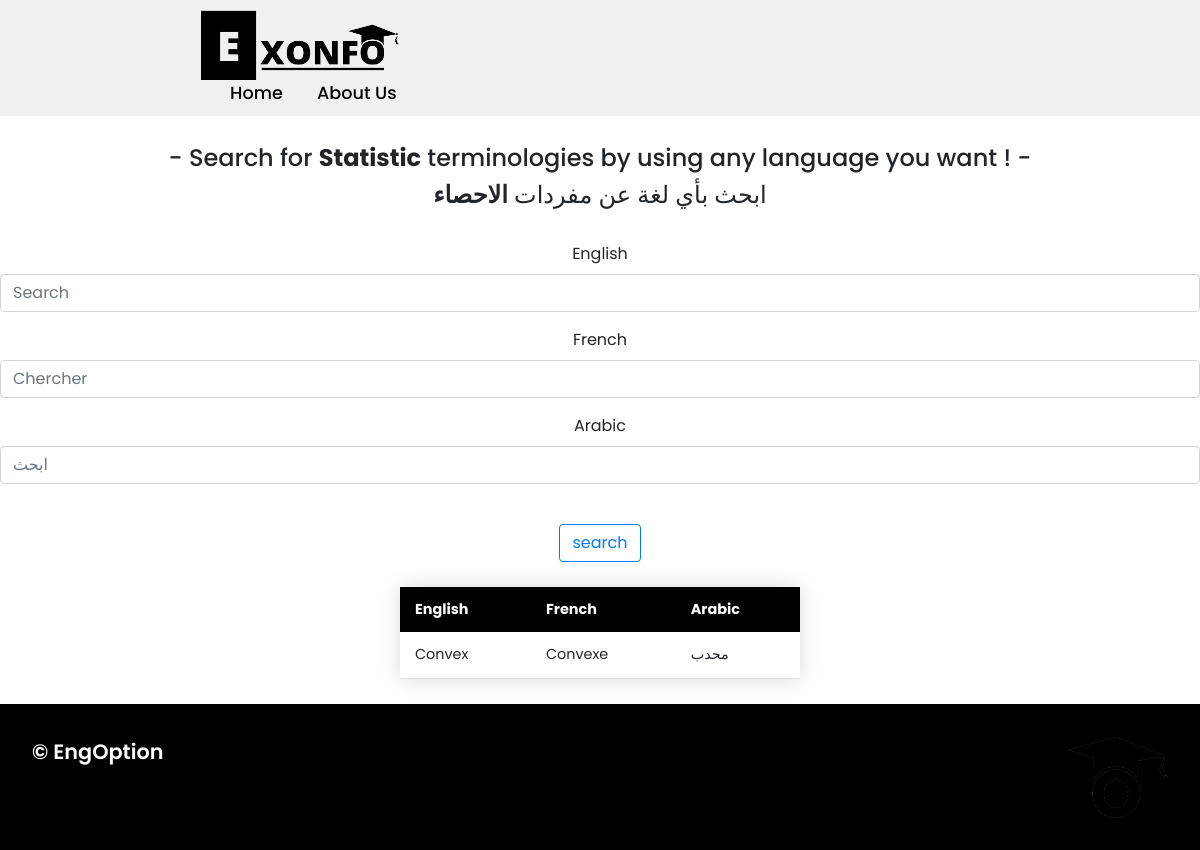
The app's page /math/statistic/, older data.
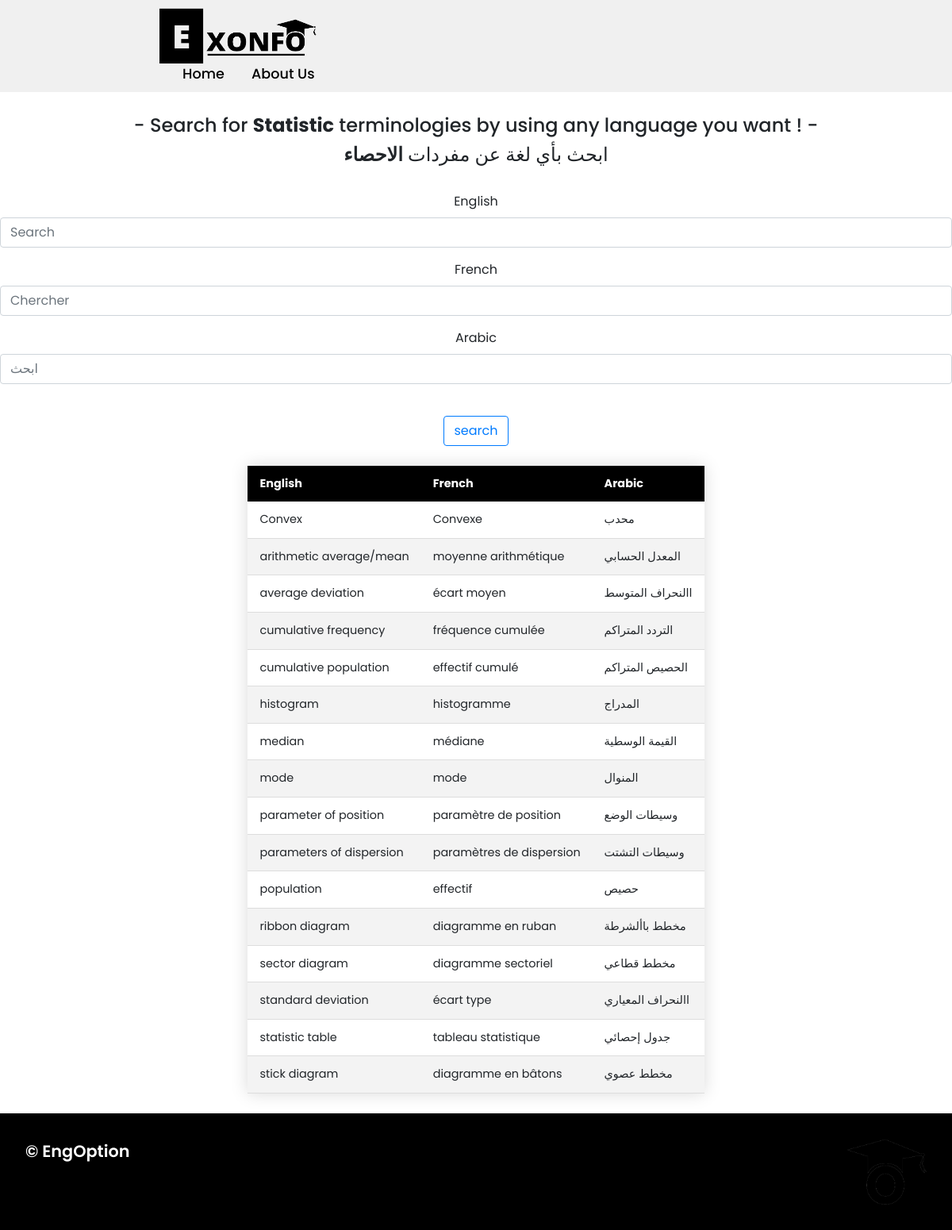
The same page, newer data.
### app/models.py (models this page shows, shortened)
class MathWord(models.Model):
    fields = [
        ('General','General'),
        ('Sets and calculus','Sets and calculus'),
        ('Plane Geometry','Plane Geometry'),
        ('Spatial Geometry','Spatial Geometry'),
        ('Trigonometry','Trigonometry'),
        ('Statistics','Statistics'),
        ('Algebra','Algebra'),
        ('Probability','Probability'),
    ]
    english = models.CharField(max_length=100)
    french = models.CharField(max_length=100)
    arabic = models.CharField(max_length=100)
    field = models.CharField(max_length=100,null=True,blank=True,choices=fields)

### app/views.py (the view)
# urls.py: path('math/statistic/',math_statistic,name="math_statistic"),
def math_statistic(request):
    statistic_words = MathWord.objects.all().filter(field='Statistics')
    filter = OrderFilter(request.GET,queryset=statistic_words)
    statistic_words = filter.qs
    context = {
        'math_statistic_words':statistic_words,
        'filter':filter,
    }
    return render(request,'math/statistic.html',context)

### app/templates/math/statistic.html (shortened to what this page needs)
{% extends 'base.html' %}
{% load static %}
{% block body %}
<br>
<br>
<br>
<br>
<br>
<br>
<center>
    <h4>- Search for <b>Statistic</b> terminologies by using any language you want ! -</h4>
    <h4> ابحث بأي لغة عن مفردات <b> الاحصاء </b></h4>
    <br>
    {% include 'search.html' %}
<table style="overflow-x:auto;" class="styled-table">
    <thead>
        <tr>
            <th>English</th>
            <th>French</th>
            <th>Arabic</th>
        </tr>
    </thead>
    <tbody>
        {% for word in math_statistic_words %}
        <tr>
            <td>{{word.english}}</td>
            <td>{{word.french}}</td>
            <td>{{word.arabic}}</td>
        </tr>
        {% endfor %}
    </tbody>
</table>
</center>
{% endblock %}

Row changes from the older to the newer data that the page shows:
added MathWord: english "arithmetic average/mean", french "moyenne arithmétique", arabic "المعدل الحسابي"
added MathWord: english "average deviation", french "écart moyen", arabic "االنحراف المتوسط"
added MathWord: english "cumulative frequency", french "fréquence cumulée", arabic "التردد المتراكم"
added MathWord: english "cumulative population", french "effectif cumulé", arabic "الحصيص المتراكم"
added MathWord: english "histogram", french "histogramme", arabic "المدراج"
added MathWord: english "median", french "médiane", arabic "القيمة الوسطية"
added MathWord: english "mode", french "mode", arabic "المنوال"
added MathWord: english "parameter of position", french "paramètre de position", arabic "وسيطات الوضع"
added MathWord: english "parameters of dispersion", french "paramètres de dispersion", arabic "وسيطات التشتت"
added MathWord: english "population", french "effectif", arabic "حصيص"
added MathWord: english "ribbon diagram", french "diagramme en ruban", arabic "مخطط باألشرطة"
added MathWord: english "sector diagram", french "diagramme sectoriel", arabic "مخطط قطاعي"
added MathWord: english "standard deviation", french "écart type", arabic "االنحراف المعياري"
added MathWord: english "statistic table", french "tableau statistique", arabic "جدول إحصائي"
added MathWord: english "stick diagram", french "diagramme en bâtons", arabic "مخطط عصوي"
